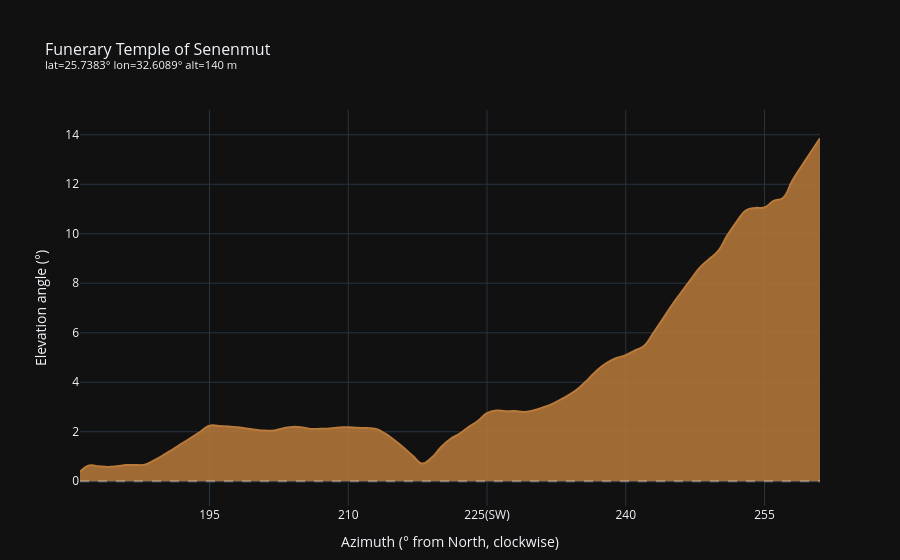

Notebook source saved alongside this figure:
### Markdown cell above
As you can see, the default option plots the entire 360° horizon. You can also restrict your view to a particular direction and narrow the field of view (the parameters below represent a natural field of view for naked-eye observations):

### Code cell
fig = senenmut.plot_horizon(az_center=221, az_delta=40, elev_view=15)

### Figure 1 — Plotly figure (JSON) as saved in the notebook; plotly's stock layout.template omitted (floating-point values rounded to 4 significant figures; data arrays with more than 128 entries replaced by an {"elided": "..."} marker saying what was removed)
{"data": [{"customdata": {"elided": "81x2 float values"}, "fill": "tozeroy", "fillcolor": "rgba(185,122,58,0.85)", "hovertemplate": "<b>Azimuth</b>: %{customdata[0]:.2f}°<br><b>Elevation</b>: %{y:.2f}°<br><b>Distance</b>: %{customdata[1]:.1f} km<extra></extra>", "line": {"color": "#b97a3a", "shape": "spline", "smoothing": 1.3, "width": 2}, "mode": "lines", "name": "Horizon", "type": "scatter", "x": [181.0, 182.0, 183.0, 184.0, 185.0, 186.0, 187.0, 188.0, 189.0, 190.0, 191.0, 192.0, 193.0, 194.0, 195.0, 196.0, 197.0, 198.0, 199.0, 200.0, 201.0, 202.0, 203.0, 204.0, 205.0, 206.0, 207.0, 208.0, 209.0, 210.0, 211.0, 212.0, 213.0, 214.0, 215.0, 216.0, 217.0, 218.0, 219.0, 220.0, 221.0, 222.0, 223.0, 224.0, 225.0, 226.0, 227.0, 228.0, 229.0, 230.0, 231.0, 232.0, 233.0, 234.0, 235.0, 236.0, 237.0, 238.0, 239.0, 240.0, 241.0, 242.0, 243.0, 244.0, 245.0, 246.0, 247.0, 248.0, 249.0, 250.0, 251.0, 252.0, 253.0, 254.0, 255.0, 256.0, 257.0, 258.0, 259.0, 260.0, 261.0], "y": [0.3729, 0.6362, 0.605, 0.5767, 0.602, 0.6516, 0.6571, 0.6688, 0.8452, 1.052, 1.281, 1.518, 1.756, 1.997, 2.244, 2.236, 2.216, 2.183, 2.131, 2.08, 2.048, 2.053, 2.139, 2.196, 2.177, 2.114, 2.117, 2.131, 2.176, 2.18, 2.158, 2.148, 2.112, 1.921, 1.657, 1.355, 1.018, 0.7172, 0.9464, 1.361, 1.698, 1.916, 2.189, 2.431, 2.749, 2.854, 2.828, 2.834, 2.798, 2.862, 2.974, 3.114, 3.308, 3.517, 3.792, 4.146, 4.515, 4.793, 4.98, 5.091, 5.289, 5.476, 6.001, 6.552, 7.123, 7.636, 8.139, 8.63, 8.971, 9.308, 9.948, 10.49, 10.94, 11.04, 11.06, 11.33, 11.45, 12.14, 12.73, 13.29, 13.86]}], "layout": {"hovermode": "x unified", "margin": {"b": 50, "t": 110}, "shapes": [{"line": {"color": "rgba(255,255,255,0.3)", "dash": "dash"}, "type": "line", "x0": 0, "x1": 1, "xref": "x domain", "y0": 0, "y1": 0, "yref": "y"}], "title": {"font": {"size": 16}, "text": "Funerary Temple of Senenmut<br><sup>lat=25.7383° lon=32.6089° alt=140 m<br>&nbsp;</sup>"}, "xaxis": {"range": [181, 261], "tickmode": "array", "ticktext": ["195", "210", "225(SW)", "240", "255"], "tickvals": [195, 210, 225, 240, 255], "title": {"text": "Azimuth (° from North, clockwise)"}}, "yaxis": {"range": [-1, 15], "title": {"text": "Elevation angle (°)"}}}}
